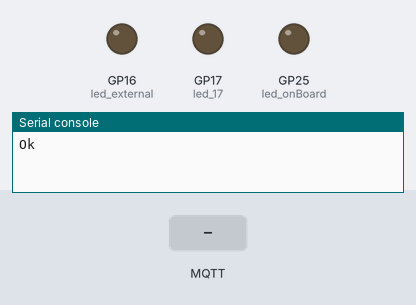
This program was run on a simulated Raspberry Pi Pico running MicroPython. On the bench: output pins drawn as LEDs (lit = HIGH), the last lines printed to the serial console. The test bench sets the inputs (shaded band). WiFi joins after 1.5 s; no MQTT or app messages arrive unless stated.

Above: at 9.3 s.
9.4 s: MQTT message "1" arrives on the first subscribed topic
At 10.1 s:
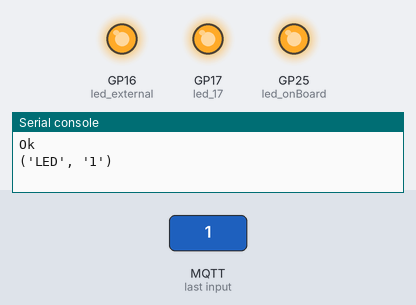
10.9 s: MQTT message "0" arrives on the first subscribed topic
At 11.2 s:
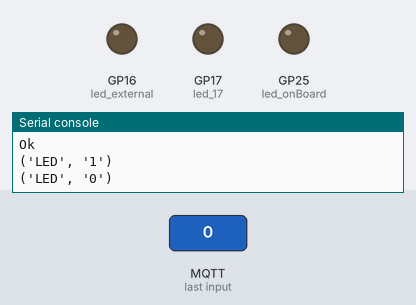
Timing chart, 0 to 13.9 s (numbered marks = the images above; inputs shaded):
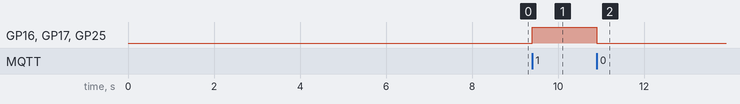

Measured:
- after the input at 9.4 s, GP16 (led_external), GP17 (led_17), GP25 (led_onBoard): LOW → HIGH at once
- after the input at 10.9 s, GP16 (led_external), GP17 (led_17), GP25 (led_onBoard): HIGH → LOW at once

The program:

mqtt_001.py
```python
# Filename: pico_w_mqtt.py
import network
from umqtt.simple import MQTTClient
import time
from machine import Pin
station = network.WLAN(network.STA_IF)
station.active(True)
station.connect("Home_CCS&Lou","f28203416f")
# station.connect("使用者使用的WiFi名稱","使用者使用的WiFi密碼")
time.sleep(8)
# led_onBoard = machine.Pin('LED',machine.Pin.OUT)
led_onBoard = machine.Pin(25,machine.Pin.OUT)   # 內建LED 25 or 'LED'
led_onBoard.value(0)
led_external = Pin(16, Pin.OUT)
led_external.value(0)

led_17 = Pin(17, Pin.OUT)
led_17.value(0)

BrokerAddr = '192.168.71.121'   # 指定的MQTT伺服器: test.mosquitto.org
# 其他的MQTT伺服器：broker.hivemq.com, mqtt.p2hp.com等
mqttPort = 18883  # 1883為指定的MQTT伺服器連接埠號
ClientID = "Pico_W"  # 設定PICO_W為Pico W開發板裝置ID
Topic = "LED"  # 設定MQTT主題為LED

def sub_callback(topic, msg):
    topic = str(topic,'utf-8')
    msg = str(msg,'utf-8')
    command= msg.strip()
    print((topic, command))  # 顯示主題和命令消息
    if command == "1":  # "開燈"命令消息
        led_onBoard.value(1)
        led_external.value(1)
        led_17.on()
    if command == "0":  # "關燈"命令消息
        led_onBoard.value(0)
        led_external.value(0)
        led_17.off()
# 將Pico W開發板連接到指定的MQTT伺服器
mqttClient = MQTTClient(ClientID, BrokerAddr, mqttPort, 'lou', 'f28203416f', keepalive = 300)
mqttClient.set_callback(sub_callback)
mqttClient.connect()
mqttClient.publish("MQTT_Test", "Start", qos = 0)
mqttClient.subscribe(Topic, qos = 0)  # Pico W 開發板訂閱主題
print("Ok")

while True:
    mqttClient.wait_msg()
    time.sleep(1)
```
